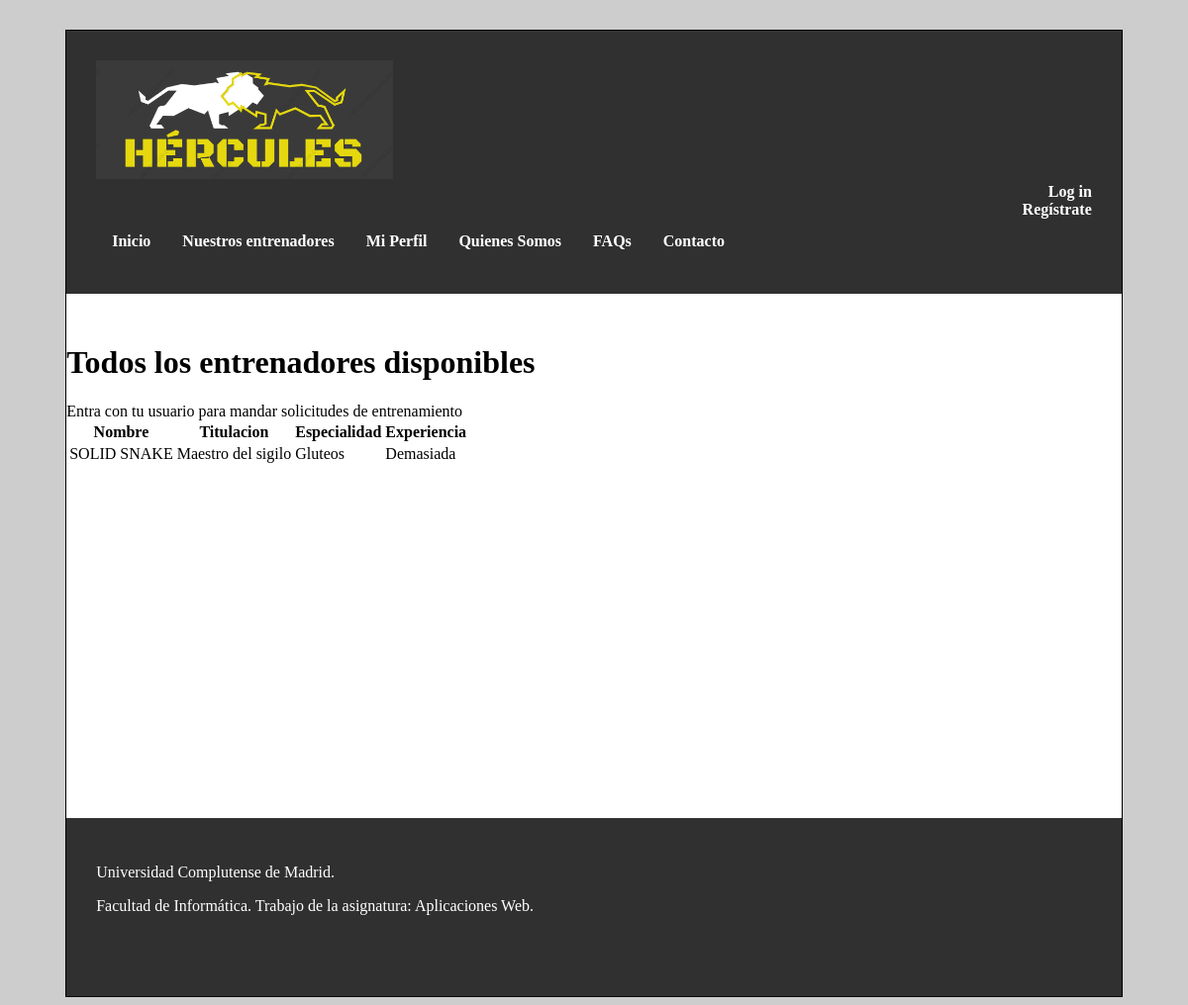
The page /entrenadores.php on the database as committed earlier.
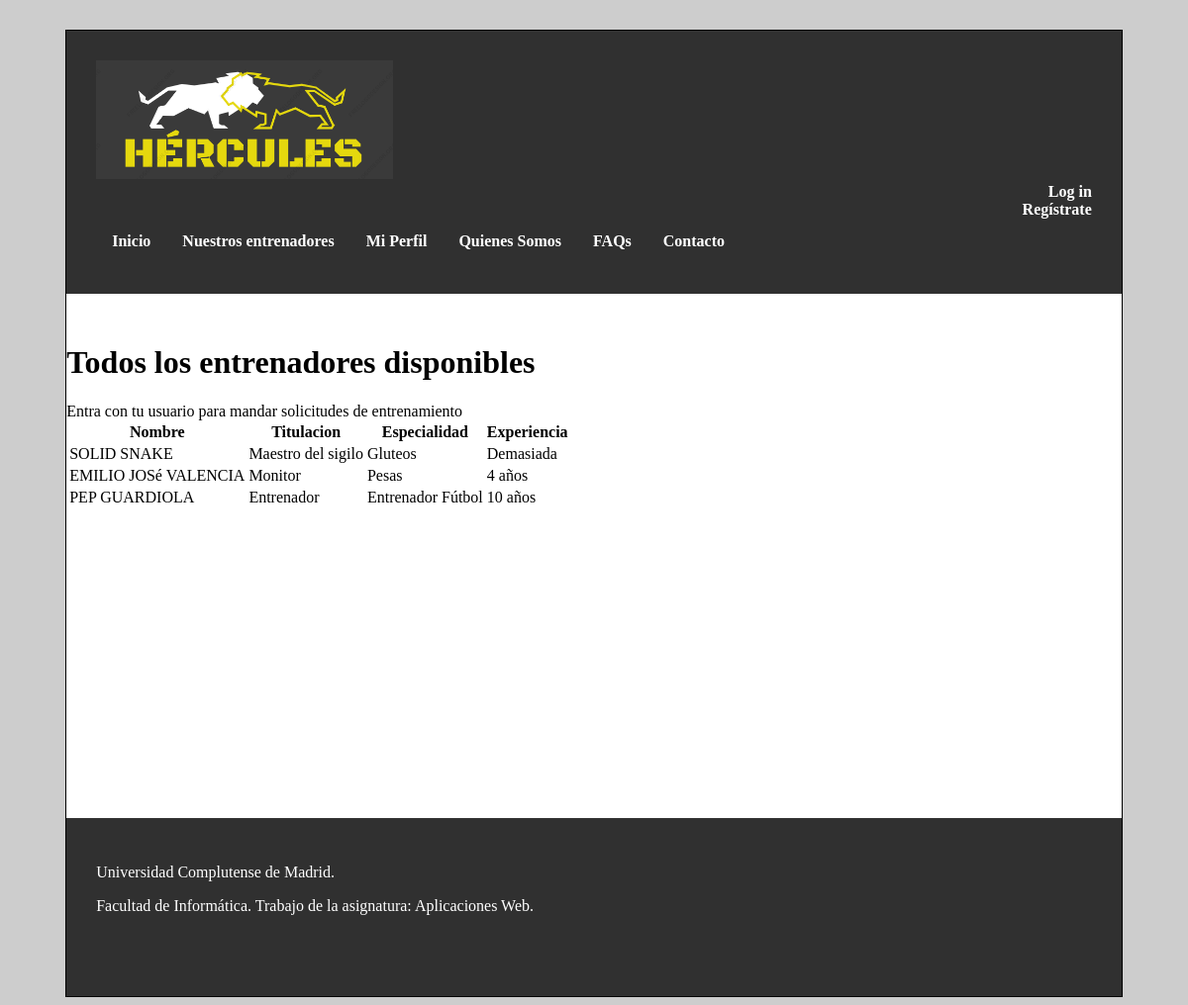
The same page on the database as committed later.
### tables this page shows
CREATE TABLE `usuario` (
  `nif` varchar(10) NOT NULL,
  `nombre` varchar(30) NOT NULL,
  `contrasenna` varchar(255) NOT NULL,
  `foto` varchar(30) DEFAULT NULL,
  `email` varchar(30) NOT NULL,
  `sexo` varchar(6) DEFAULT NULL,
  `fechaNac` date DEFAULT NULL,
  `telefono` varchar(15) DEFAULT NULL,
  `ubicacion` varchar(50) DEFAULT NULL,
  `peso` decimal(5,0) DEFAULT NULL,
  `altura` decimal(5,0) DEFAULT NULL,
  `preferencias` varchar(50) DEFAULT NULL,
  `tipoUsuario` tinyint(1) NOT NULL DEFAULT 0,
  `titulacion` varchar(30) DEFAULT NULL,
  `especialidad` varchar(50) DEFAULT NULL,
  `experiencia` varchar(30) DEFAULT NULL
);

### includes/DAOs/DAO.php (called while the page is built, shortened)
<?php
class DAO {
    private $servername = "localhost";
    private $username = "hercules";
    private $password = "iG8hC62acnPrvIeU";
    private $dbname = "hercules";
    private $mysqli = null;
    public function __construct(){
        if(!$this->mysqli){
            $this->mysqli = new mysqli($this->servername, $this->username, $this->password, $this->dbname);
        }
    }
    protected function consultar($query){
        return $this->mysqli->query($query);
    }
}
?>

### includes/config.php (called while the page is built, shortened)
<?php
require_once __DIR__.'/controller.php';
$ctrl = new controller();
?>

### includes/controller.php (called while the page is built, shortened)
<?php
require_once(__DIR__ . '/DAOs/usuarioDAO.php');
class controller{
   private $usuarioDAO;
    public function __construct(){
        $this->usuarioDAO = new UsuarioDAO();
    }
    public function listarEntrenadores($nif=0){
        $consulta = $this->usuarioDAO->listarEntrenadores($nif);
        $row = array();
        $entrena = array();
        if ($consulta) {
        	while ($fila = mysqli_fetch_assoc($consulta)){
                $row['nombre'] = $fila['nombre'];
                $row['titulacion'] = $fila['titulacion'];
                $row['especialidad'] = $fila['especialidad'];
                $row['experiencia'] = $fila['experiencia'];
                $entrena[$fila['nif']] = $row;
        	}
        }
        return $entrena;
    }
}

### includes/DAOs/usuarioDAO.php (called while the page is built, shortened)
<?php
require_once(__DIR__.'/DAO.php');
class UsuarioDAO extends DAO {
    public function listarEntrenadores($nif){
        if ($nif) {
            $query = "SELECT nif, nombre, titulacion, especialidad, experiencia FROM usuario WHERE tipoUsuario = 1 AND nif != '" .$nif."'";
        }
        else {
             $query = "SELECT nif, nombre, titulacion, especialidad, experiencia FROM usuario WHERE tipoUsuario = 1";
        }
        return $this->consultar($query);
    }
}
?>

### entrenadores.php (the view, shortened to what this page needs)
<?php
	require_once 'includes/config.php';
?>
<!DOCTYPE html>
<html>
<head>
	<link rel="stylesheet" type="text/css" href="includes/estilo.css" />
</head>
<body>
<div id="contenedor">
	<?php
		require('includes/comun/cabecera.php');
	?>
	<div id="contenido">
		<form action="entrena_check.php" method="post">
			<h1>Todos los entrenadores disponibles</h1>
			<?php
			if (!isset($_SESSION['login'])) {
				echo 'Entra con tu usuario para mandar solicitudes de entrenamiento'.'<br>';
			}
			$arr = $ctrl->listarEntrenadores( (isset($_SESSION['login']))? $_SESSION['usuario']->getNif() : 0);
			if (count($arr) > 0) {
				echo '<table>';
				  echo '<tr>'.'<th>Nombre</th>'.'<th>Titulacion</th>'.'<th>Especialidad</th>'.'<th>Experiencia</th>';
				  echo '</tr>';
				  if (isset($_SESSION['login'])) {
				  	$estados = $ctrl->listarSolicitudes($_SESSION['usuario']->getNif());
				  	foreach ($arr as $key => $valor) {
						echo '<tr>';
							echo '<td>'.$valor['nombre'].'</td>';
						    echo '<td>'.$valor['titulacion'].'</td>';
						    echo '<td>'.$valor['especialidad'].'</td>';
						    echo '<td>'.$valor['experiencia'].'</td>';
						    if (!isset($estados[$key])) {
								echo '<td>'.'<input type="checkbox" name="check_list[]" value='.$key.'>'.'</td>';
							}
							else if ($estados[$key] == 'pendiente'){
								echo '<td>'.'Solicitud enviada'.'</td>';
							}
							else if ($estados[$key] == 'aceptado'){
								echo '<td>'.'Ya soy tu entrenador/a'.'</td>';
							}
					 	echo'</tr>';
					}
				  }
				  else {
				  	foreach ($arr as $key => $valor) {
						echo '<tr>';
							echo '<td>'.$valor['nombre'].'</td>';
						    echo '<td>'.$valor['titulacion'].'</td>';
						    echo '<td>'.$valor['especialidad'].'</td>';
						    echo '<td>'.$valor['experiencia'].'</td>';
					 	echo'</tr>';
					}
				  }
				echo '</table>';
			}
			else {
				echo "No parece haber entrenadores disponibles ahora mismo. Vuelve mas tarde.";
			}
		?>
		</form>
	</div>
	<?php
		require('includes/comun/pie.php');
	?>
</div>
</body>
</html>

### includes/comun/cabecera.php
<div id="cabecera">
	<img src="includes/img/Hercules_logo.png" width="300" height="120" alt="Logo de Hercules: la web">
	<div class="saludo">
		<?php
		if (isset($_SESSION['login'])) {
			echo  "Has entrado como " . $_SESSION['usuario']->getNombre() . ". ". '<a href= logout.php>' . "Logout" . '</a>';
		}
		else {
			echo '<a href= login.php>Log in</a>';
			echo '<br>';
			echo '<a href= registro.php>Regístrate</a>';
			echo '<br>';
		}
		?>
	</div>
	<div class="menu">
		<ul>
		  <li><a href= index.php>Inicio</a></li>
		  <li><a href= entrenadores.php>Nuestros entrenadores</a></li>
		  <li><a href= miPerfil.php>Mi Perfil</a></li>
		  <li><a href= quienes_somos.php>Quienes Somos</a></li>
		  <li><a href= faqs.php>FAQs</a></li>
		  <li><a href= contacto.php>Contacto</a></li>
		</ul>
	</div>
</div>

### includes/comun/pie.php
<div id="pie">
	<p>Universidad Complutense de Madrid.</p>
	<p>Facultad de Informática. Trabajo de la asignatura: Aplicaciones Web.</p>
</div>

### includes/estilo.css (style rules this page uses)
body { background-color: #CDCDCD; }
div#contenedor { width: 90%; margin: auto; border: 1px solid black; background-color: #aaaaaa; margin-top: 30px; }
div#cabecera { padding: 30px; height: auto; background-color: #303030; color: white; }
div#cabecera a, div#cabecera a:visited { color: white; font-weight: bold; text-decoration: none; }
div#contenido { padding-top: 30px; min-height: 500px; width: 100%; background-color: white; }
div#pie { padding: 30px; height: 120px; background-color: #303030; color: white; }
div.saludo { width: 100%; text-align: right; }
div.menu ul { list-style-type: none; margin: 0; padding: 0; overflow: hidden; background-color: #303030; }
div.menu li { float: left; }
div.menu li a { display: inline-block; color: white; text-align: center; padding: 14px 16px; text-decoration: none; }

Rows that differ between the two databases and show on the page:
added usuario: nombre "EMILIO JOSé VALENCIA", titulacion "Monitor", especialidad "Pesas", experiencia "4 años"
added usuario: nombre "PEP GUARDIOLA", titulacion "Entrenador", especialidad "Entrenador Fútbol", experiencia "10 años"
